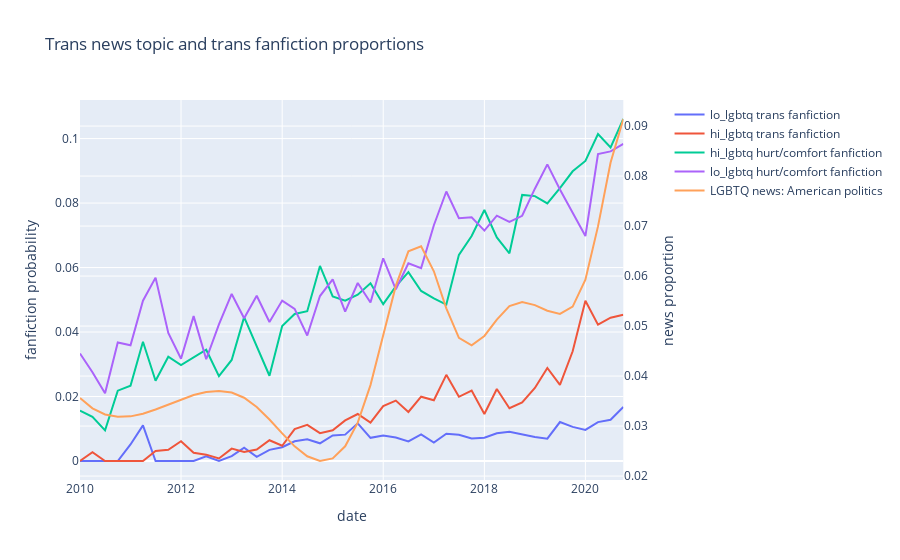

Notebook code cell kept with this figure:
### Markdown cell above
## Plot separated by hi/lo_lgbtq datasets

### Code cell
# Plot topics (2 y axes)
import plotly.graph_objects as go
from plotly.subplots import make_subplots

# Create figure with secondary y-axis
fig = make_subplots(specs=[[{"secondary_y": True}]])

# Fanfic tags
fig.add_trace(
#     go.Scatter(x=merged.index, y=merged.proportion_trans, name='trans tag fanfiction'),
    go.Scatter(x=merged.index, y=merged.proportion_trans_lo_lgbtq, name='lo_lgbtq trans fanfiction'),
#     go.Scatter(x=merged.index, y=merged['proportion_Other_lo_lgbtq'], name='fanfiction document proportion'),
    secondary_y=False
)
fig.add_trace(
    go.Scatter(x=merged.index, y=merged.proportion_trans_hi_lgbtq, name='hi_lgbtq trans fanfiction'),
    secondary_y=False
)
fig.add_trace(
    go.Scatter(x=merged.index, y=merged['proportion_hurt/comfort_hi_lgbtq'], name='hi_lgbtq hurt/comfort fanfiction'),
#     go.Scatter(x=merged.index, y=merged['proportion_hurt/comfort'], name='hurt/comfort fanfiction'),
    secondary_y=False
)
fig.add_trace(
    go.Scatter(x=merged.index, y=merged['proportion_hurt/comfort_lo_lgbtq'], name='lo_lgbtq hurt/comfort fanfiction'),
    secondary_y=False
)

# LGBTQ news topics
# fig.add_trace(
#     go.Scatter(x=merged.index, y=merged['trans/queer_gender_issues'], name='LGBTQ news: trans proportion'),
#     secondary_y=True
# )
fig.add_trace(
#     go.Scatter(x=merged.index, y=merged['british/irish_politics'], name='LGBTQ news proportion'),
    go.Scatter(x=merged.index, y=merged['american_politics'], name='LGBTQ news: American politics'),
    secondary_y=True
)
# Add figure title
fig.update_layout(
    title_text="Trans news topic and trans fanfiction proportions"
)

# Set x-axis title
fig.update_xaxes(title_text="date")

# Set x-axis title
fig.update_yaxes(title_text="fanfiction probability", secondary_y=False)
fig.update_yaxes(title_text="news proportion", secondary_y=True)
fig.show()
